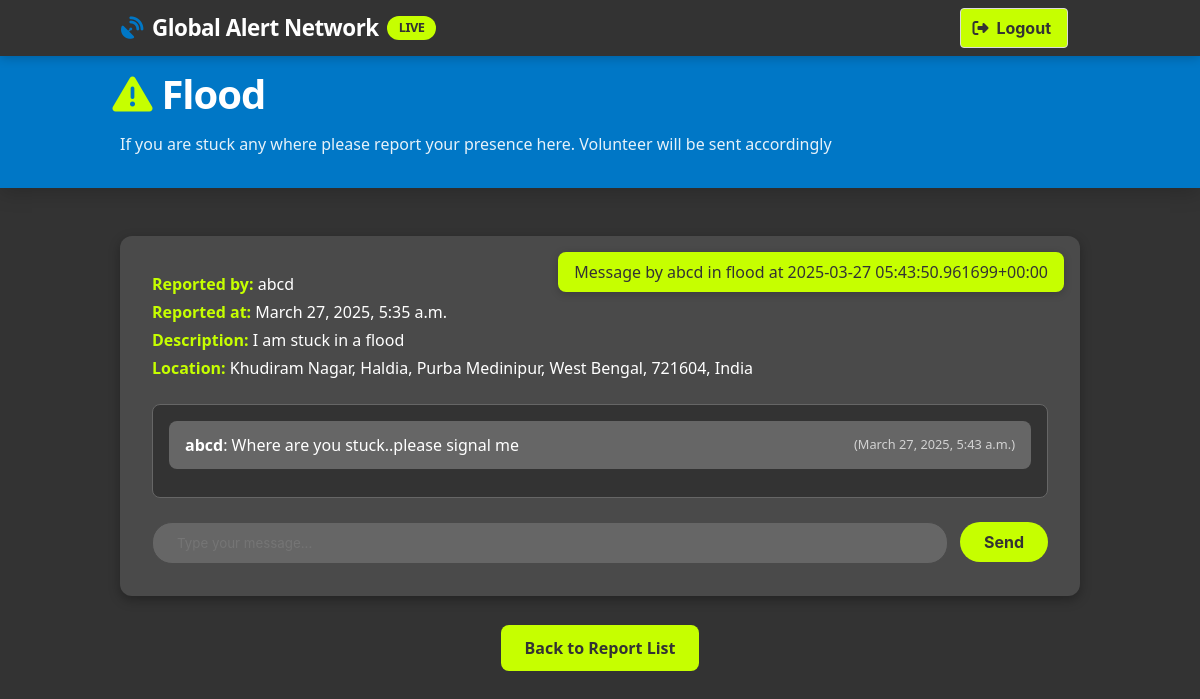
/community/disaster/7/ (signed in), run on an earlier commit of the app's database.
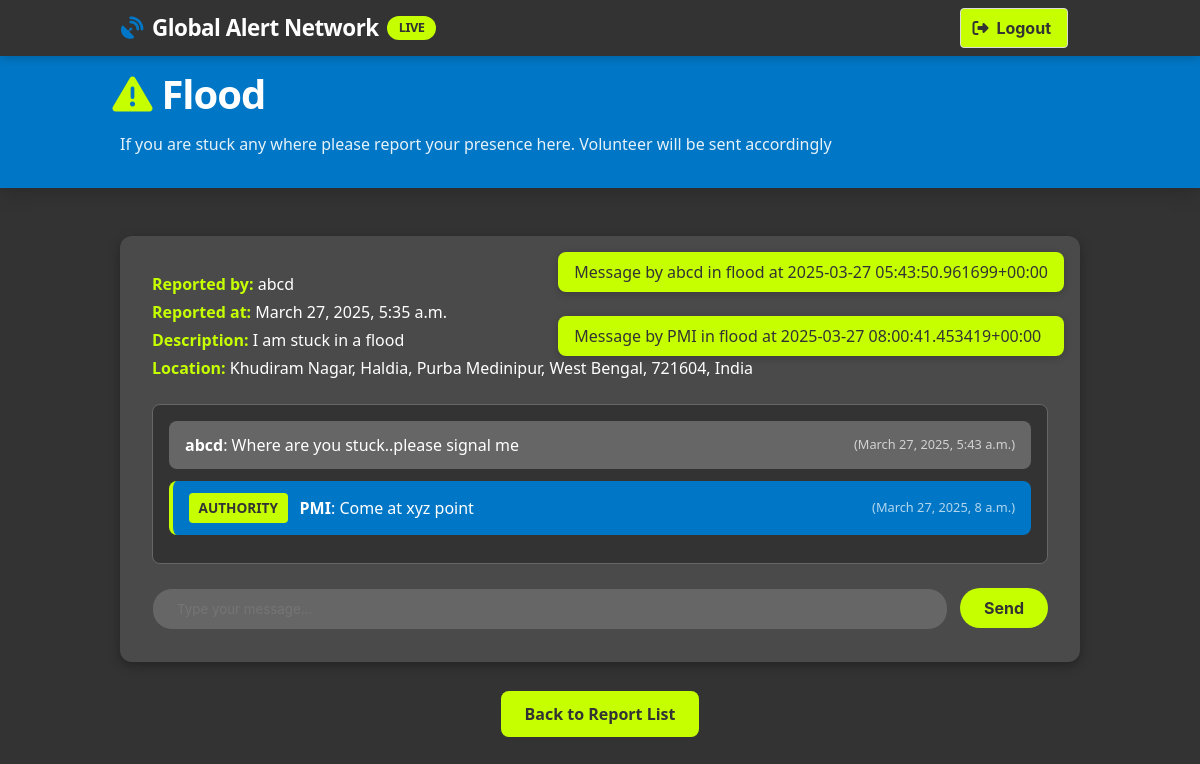
And on a later commit of the database.
### community/models.py (models this page shows, shortened)
class EmergencyReport(models.Model):
    DISASTER_TYPES = (
        ('flood', 'Flood'),
        ('wildfire', 'Wildfire'),
        ('storm', 'Storm'),
        ('earthquake', 'Earthquake'),
        ('volcanic_eruption', 'Volcanic Eruption'),
        ('drought', 'Drought'),
    )
    user = models.ForeignKey(User, on_delete=models.CASCADE)
    disaster_type = models.CharField(max_length=50, choices=DISASTER_TYPES)
    description = models.TextField()
    location = models.CharField(max_length=255, null=True, blank=True)  # Manually entered location
    latitude = models.FloatField(null=True, blank=True)  # Live location latitude
    longitude = models.FloatField(null=True, blank=True)  # Live location longitude
    reported_at = models.DateTimeField(default=timezone.now)
    is_active = models.BooleanField(default=True)

class ChatMessage(models.Model):
    report = models.ForeignKey(EmergencyReport, on_delete=models.CASCADE, related_name='messages')
    user = models.ForeignKey(User, on_delete=models.CASCADE)
    message = models.TextField()
    timestamp = models.DateTimeField(auto_now_add=True)
    def __str__(self):
        return f"Message by {self.user.username} in {self.report.disaster_type} at {self.timestamp}"

### community/views.py (the view, shortened to what this page needs)
# urls.py: path('disaster/<int:report_id>/', views.disaster_chat, name='disaster_chat'),
@login_required
def disaster_chat(request, report_id):
    report = get_object_or_404(EmergencyReport, id=report_id, is_active=True)
    messages = report.messages.all().order_by('timestamp')
    location_display = report.location if report.location else "Location not provided"
    return render(request, 'community/disaster_chat.html', {
        'report': report,
        'messages': messages,
        'location_display': location_display,
    })

### community/templates/community/disaster_chat.html (shortened to what this page needs)
<!DOCTYPE html>
<html lang="en">
<head>
  <link rel="stylesheet" href="https://cdnjs.cloudflare.com/ajax/libs/bulma/0.9.4/css/bulma.min.css">
  <link rel="stylesheet" href="https://cdnjs.cloudflare.com/ajax/libs/font-awesome/6.4.0/css/all.min.css">
 <nav class="navbar is-fixed-top" role="navigation" aria-label="main navigation">
  <div class="container">
    <div class="navbar-brand">
      <a class="navbar-item" href="#">
        <span class="icon mr-2" style="color: var(--blue);">
          <i class="fas fa-satellite-dish"></i>
        </span>
        Global Alert Network
        <span class="alert-badge">LIVE</span>
      </a>
    </div>
    <div class="navbar-end">
      <div class="navbar-item">
        <form method="POST" action="{% url 'logout' %}">
          <button class="button is-lime" type="submit">
            <span class="icon"><i class="fas fa-sign-out-alt"></i></span>
            <span>Logout</span>
          </button>
        </form>
      </div>
    </div>
  </div>
</nav>
<section class="dashboard-header">
  <div class="container">
    <h1 class="dashboard-title">
      <span class="icon mr-2" style="color: var(--lime);">
        <i class="fas fa-exclamation-triangle"></i>
      </span>
      {{ report.disaster_type|title }}
    </h1>
    <p class="dashboard-subtitle">If you are stuck any where please report your presence here. Volunteer will be sent accordingly</p>
  </div>
</section>
<section class="section" style="margin-top: -2rem;">
  <div class="container">
    <div style="position: absolute; top: 1rem; right: 1rem; z-index: 1000;">
      {% if messages %}
        {% for message in messages %}
          <div class="notification is-success" style="background-color: var(--lime); color: var(--dark); border-radius: 8px; padding: 0.5rem 1rem; box-shadow: 0 2px 8px rgba(0, 0, 0, 0.2);">
            {{ message }}
          </div>
        {% endfor %}
      {% endif %}
    </div>
    <div class="chat-section">
      <div class="chat-details">
        <p><strong>Reported by:</strong> {{ report.user.username }}</p>
        <p><strong>Reported at:</strong> {{ report.reported_at }}</p>
        <p><strong>Description:</strong> {{ report.description }}</p>
        <p><strong>Location:</strong> {{ location_display }}</p>
      </div>
      <div class="chat-container" id="chat-messages">
        {% for message in messages %}
          <div class="chat-message {% if message.user.profile.role == 'authority' %}authority-message{% endif %}" data-message-id="{{ message.id }}">
            {% if message.user.profile.role == 'authority' %}
              <span class="authority-badge">AUTHORITY</span>
            {% endif %}
            <strong>{{ message.user.username }}</strong>: {{ message.message }} <small>({{ message.timestamp }})</small>
          </div>
        {% endfor %}
      </div>
      <div class="chat-input">
        <input type="text" id="chat-input" placeholder="Type your message..." aria-label="Type your message">
        <button class="button" id="send-button" onclick="sendMessage()">Send</button>
      </div>
    </div>
    <div style="text-align: center; margin-top: 40px;">
      <a href="{% url 'report_list' %}" class="back-button mt-4">Back to Report List</a>
    </div></div>
</section>

### community/templates/community/disaster_chat.html (style rules this page uses)
:root { --blue: #0077C6; --blue-dark: #005d9c; --blue-light: #3a99de; --dark: #333333; --dark-light: #4a4a4a; --dark-lighter: #666666; --lime: #C6FF00; --lime-dark: #a2cc00; --white: #ffffff; --gray-light: #e0e0e0; }
.navbar { background-color: var(--dark); box-shadow: 0 2px 10px rgba(0, 0, 0, 0.2); }
.navbar-brand .navbar-item { font-weight: 700; font-size: 1.4rem; color: var(--white); letter-spacing: -0.5px; }
.alert-badge { background-color: var(--lime); color: var(--dark); border-radius: 12px; padding: 2px 12px; font-size: 0.8rem; margin-left: 8px; font-weight: bold; animation: pulse 2s infinite; }
.dashboard-header { background: var(--blue); padding: 4rem 1.5rem 2rem; margin-bottom: 2rem; box-shadow: 0 4px 20px rgba(0, 0, 0, 0.2); }
.dashboard-title { color: white; font-weight: 800; letter-spacing: -1px; margin-bottom: 0.5rem; font-size: 2.5rem; }
.dashboard-subtitle { color: rgba(255, 255, 255, 0.9); font-weight: 400; max-width: 800px; }
.button.is-lime { background-color: var(--lime); color: var(--dark); font-weight: bold; }
.chat-section { background-color: var(--dark-light); padding: 2rem; border-radius: 12px; box-shadow: 0 4px 12px rgba(0, 0, 0, 0.3); }
.chat-details { margin-bottom: 1.5rem; }
.chat-details p { color: var(--white); margin: 0.25rem 0; }
.chat-details p strong { color: var(--lime); }
.chat-container { max-height: 500px; overflow-y: auto; background-color: var(--dark); padding: 1rem; border-radius: 8px; border: 1px solid var(--dark-lighter); margin-bottom: 1.5rem; }
.chat-message { background-color: var(--dark-lighter); padding: 0.75rem 1rem; border-radius: 8px; margin-bottom: 0.75rem; display: flex; align-items: center; animation: fadeIn 0.3s ease; }
.authority-message { background-color: var(--blue); color: var(--white); border-left: 4px solid var(--lime); }
.authority-badge { display: inline-block; padding: 0.3rem 0.6rem; margin-right: 0.75rem; border-radius: 4px; font-size: 0.85rem; font-weight: bold; background-color: var(--lime); color: var(--dark); }
.chat-message strong { color: var(--white); }
.chat-message small { margin-left: auto; color: var(--white); opacity: 0.7; font-size: 0.8rem; }
.chat-input { display: flex; gap: 0.75rem; }
.chat-input input { flex: 1; background-color: var(--dark-lighter); color: var(--white); border: 1px solid var(--dark-light); border-radius: 20px; padding: 0.75rem 1.5rem; transition: border-color 0.3s ease, box-shadow 0.3s ease; }
.chat-input .button { background-color: var(--lime); color: var(--dark); border: none; border-radius: 20px; padding: 0.75rem 1.5rem; font-weight: bold; transition: transform 0.3s ease, background-color 0.3s ease; }
.back-button { background-color: var(--lime); color: var(--dark); font-weight: bold; border: none; border-radius: 8px; padding: 0.75rem 1.5rem; transition: transform 0.3s ease, background-color 0.3s ease; }

What changed in the data, as far as the page shows it:
added ChatMessage: user+report+timestamp "Message by PMI in flood at 2025-03-27 08:00:41.453419+00:00", shows "AUTHORITY", user.username "PMI", message "Come at xyz point", timestamp "March 27, 2025, 8 a.m."
